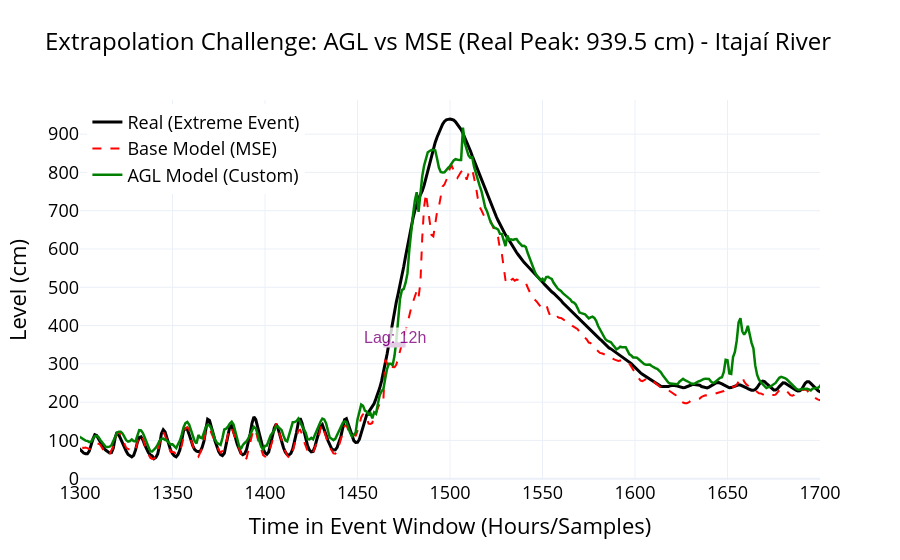

Notebook code cell kept with this figure:
### Markdown cell above
# Comparative Plot: MSE Loss vs. AGL Flood Loss (AGL-Loss)

### Code cell
import plotly.graph_objects as go
import numpy as np

# ==============================================================
# 1️⃣ GERAÇÃO DAS PREDIÇÕES (Usando os modelos salvos na memória)
# ==============================================================

# Predição com o Modelo LTO (Custom)
y_p_flood_scaled = modelo_flood1.predict([X1_test_scaled, X2_test_scaled])
y_p_flood_pico = scaler_y.inverse_transform(y_p_flood_scaled).flatten()

# Predição com o Modelo Base (MSE)
y_p_base_scaled = modelo_base1.predict([X1_test_scaled, X2_test_scaled])
y_p_base_pico = scaler_y.inverse_transform(y_p_base_scaled).flatten()

# Dados Reais
y_real_pico = y_test.flatten()

# ==============================================================
# 2️⃣ INTERACTIVE EXTRAPOLATION CHART
# ==============================================================
fig = go.Figure()

# Real Level (The 800cm+ event)
fig.add_trace(go.Scatter(y=y_real_pico, mode='lines', name='Real (Extreme Event)',
                         line=dict(color='black', width=3)))

# Base Model (MSE) - Red
fig.add_trace(go.Scatter(y=y_p_base_pico, mode='lines', name='Base Model (MSE)',
                         line=dict(color='red', width=2, dash='dash')))

# LTO Model (Your Innovation) - Green
fig.add_trace(go.Scatter(y=y_p_flood_pico, mode='lines', name='AGL Model (Custom)',
                         line=dict(color='green', width=2.5)))

# Flood Threshold Line (Reference)
#fig.add_hline(y=LIMIAR_CHEIA_CM, line_dash="dot", line_color="orange", 
#              annotation_text="Flood Threshold", annotation_position="bottom right")


fig.update_layout(
    # 1. Define o tamanho base para todo o texto do gráfico
    font=dict(size=18, color="black"), 
    
    # 2. Ajuste fino: O título
    title=dict(
        text=f"Extrapolation Challenge: AGL vs MSE (Real Peak: {np.max(y_real_pico):.1f} cm) - Itajaí River",
        font=dict(size=24) 
    ),
    
    # 3. Eixo X (corretamente aberto e fechado)
    xaxis=dict(
        range=[1300, 1700],
        title="Time in Event Window (Hours/Samples)"
    ), # <--- Veja a vírgula e o fechamento aqui!
    
    # 4. Outras configurações (fora do xaxis)
    yaxis_title="Level (cm)",
    hovermode='x unified',
    template='plotly_white',
    
    # 5. Legenda
    legend=dict(
        yanchor="top", 
        y=0.99, 
        xanchor="left", 
        x=0.01,
        font=dict(size=18)
    )
)
# ==============================================================
# 2.1 INSERIR MARCAÇÃO DE LAG (Linha Violeta)
# ==============================================================

# Defina os pontos onde a linha deve aparecer
# Ajuste estes valores conforme os pontos específicos que deseja destacar
y_level = 350     # Altura (cm) onde a linha será desenhada
x_inicio = 1464   # Ponto de início do lag (ex: onde o modelo Base cruza)
x_fim = 1476      # Ponto de fim do lag (ex: onde o modelo AGL cruza)

fig.add_shape(
    type="line",
    x0=x_inicio, y0=y_level,
    x1=x_fim, y1=y_level,
    line=dict(
        color="purple", 
        width=5  # Espessura da linha
    )
)
# 1. Calculando o valor do Lag (diferença)
lag_value = abs(x_fim - x_inicio)

# 2. Adicionando o texto (rótulo)
fig.add_annotation(
    x=(x_inicio + x_fim) / 2,   # Posiciona no meio da linha
    y=y_level + 20,             # Posiciona um pouco acima da linha (offset de 20 unidades)
    text=f"Lag: {lag_value}h",  # O texto que aparece
    showarrow=False,            # Remove a setinha, deixando apenas o texto
    font=dict(
        size=16, 
        color="purple",
        family="Arial, sans-serif"
    ),
    bgcolor="white",            # Fundo opcional para destacar o texto
    opacity=0.8
)
fig.show()
fig.write_image("peak_criticalevents_itajai.pdf", width=2000, height=550)

# ==============================================================
# 3️⃣ QUICK PEAK METRICS
# ==============================================================
max_real = np.max(y_real_pico)
max_lto = np.max(y_p_flood_pico)
max_base = np.max(y_p_base_pico)

print(f"\n📊 EXTRAPOLATION SUMMARY:")
print(f"Real Peak: {max_real:.1f} cm")
print(f"Peak reached by LTO: {max_lto:.1f} cm (Error: {abs(max_real-max_lto):.1f} cm)")
print(f"Peak reached by Base: {max_base:.1f} cm (Error: {abs(max_real-max_base):.1f} cm)")

### Figure 1 — Plotly figure (JSON) as saved in the notebook; plotly's stock layout.template omitted (floating-point values rounded to 4 significant figures; data arrays with more than 128 entries replaced by an {"elided": "..."} marker saying what was removed)
{"data": [{"line": {"color": "black", "width": 3}, "mode": "lines", "name": "Real (Extreme Event)", "type": "scatter", "y": {"elided": "2312 float values"}}, {"line": {"color": "red", "dash": "dash", "width": 2}, "mode": "lines", "name": "Base Model (MSE)", "type": "scatter", "y": {"elided": "2312 float values"}}, {"line": {"color": "green", "width": 2.5}, "mode": "lines", "name": "AGL Model (Custom)", "type": "scatter", "y": {"elided": "2312 float values"}}], "layout": {"annotations": [{"bgcolor": "white", "font": {"color": "purple", "family": "Arial, sans-serif", "size": 16}, "opacity": 0.8, "showarrow": false, "text": "Lag: 12h", "x": 1470, "y": 370}], "font": {"color": "black", "size": 18}, "hovermode": "x unified", "legend": {"font": {"size": 18}, "x": 0.01, "xanchor": "left", "y": 0.99, "yanchor": "top"}, "shapes": [{"line": {"color": "purple", "width": 5}, "type": "line", "x0": 1464, "x1": 1476, "y0": 350, "y1": 350}], "title": {"font": {"size": 24}, "text": "Extrapolation Challenge: AGL vs MSE (Real Peak: 939.5 cm) - Itajaí River"}, "xaxis": {"range": [1300, 1700], "title": {"text": "Time in Event Window (Hours/Samples)"}}, "yaxis": {"title": {"text": "Level (cm)"}}}}
